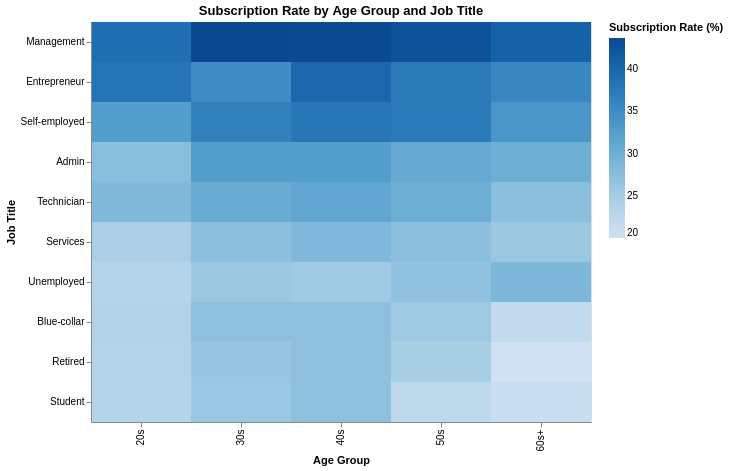

The notebook cell this image was saved under:
### Code cell
# Viz 4: Age vs Job Title Subscription Heatmap

# Bin age into decades
df['AgeBinLabel'] = pd.cut(
    df['Age'],
    bins=[20, 30, 40, 50, 60, 100],
    labels=['20s', '30s', '40s', '50s', '60s+'],
    right=False
)

# Pre-aggregate: subscription rate per age bin + job title
heatmap_data = (
    df.groupby(['AgeBinLabel', 'JobTitle'])['TermDepositSubscribed']
    .mean()
    .reset_index()
)
heatmap_data.columns = ['AgeBinLabel', 'JobTitle', 'SubscriptionRate']
heatmap_data['SubscriptionRate'] = (heatmap_data['SubscriptionRate'] * 100).round(1)

# Chart
chart_heatmap = alt.Chart(heatmap_data).mark_rect().encode(
    x=alt.X('AgeBinLabel:O', title='Age Group',
            sort=['20s', '30s', '40s', '50s', '60s+']),
    y=alt.Y('JobTitle:N', title='Job Title',
            sort=alt.EncodingSortField(field='SubscriptionRate', op='mean', order='descending')),
    color=alt.Color(
        'SubscriptionRate:Q',
        title='Subscription Rate (%)',
        scale=alt.Scale(scheme='blues')   # darker = higher subscription rate
    ),
    tooltip=[
        alt.Tooltip('AgeBinLabel:O', title='Age Group'),
        alt.Tooltip('JobTitle:N', title='Job Title'),
        alt.Tooltip('SubscriptionRate:Q', title='Subscription Rate (%)')
    ]
).properties(
    title='Subscription Rate by Age Group and Job Title',
    width=500,
    height=400
)

chart_heatmap.save('../visualizations/Chart4.html')
chart_heatmap

### Figure 1 — Vega-Lite specification as saved in the notebook (floating-point values rounded to 4 significant figures)
{"config": {"view": {"continuousWidth": 300, "continuousHeight": 300}}, "data": {"name": "data-7d9d08ed57a407ad727364a7b66a5882"}, "mark": {"type": "rect"}, "encoding": {"color": {"field": "SubscriptionRate", "scale": {"scheme": "blues"}, "title": "Subscription Rate (%)", "type": "quantitative"}, "tooltip": [{"field": "AgeBinLabel", "title": "Age Group", "type": "ordinal"}, {"field": "JobTitle", "title": "Job Title", "type": "nominal"}, {"field": "SubscriptionRate", "title": "Subscription Rate (%)", "type": "quantitative"}], "x": {"field": "AgeBinLabel", "sort": ["20s", "30s", "40s", "50s", "60s+"], "title": "Age Group", "type": "ordinal"}, "y": {"field": "JobTitle", "sort": {"field": "SubscriptionRate", "op": "mean", "order": "descending"}, "title": "Job Title", "type": "nominal"}}, "height": 400, "title": "Subscription Rate by Age Group and Job Title", "width": 500, "$schema": "https://vega.github.io/schema/vega-lite/v6.1.0.json", "datasets": {"data-7d9d08ed57a407ad727364a7b66a5882": [{"AgeBinLabel": "20s", "JobTitle": "Admin", "SubscriptionRate": 27.6}, {"AgeBinLabel": "20s", "JobTitle": "Blue-collar", "SubscriptionRate": 23.7}, {"AgeBinLabel": "20s", "JobTitle": "Entrepreneur", "SubscriptionRate": 38.2}, {"AgeBinLabel": "20s", "JobTitle": "Management", "SubscriptionRate": 38.9}, {"AgeBinLabel": "20s", "JobTitle": "Retired", "SubscriptionRate": 23.6}, {"AgeBinLabel": "20s", "JobTitle": "Self-employed", "SubscriptionRate": 32.6}, {"AgeBinLabel": "20s", "JobTitle": "Services", "SubscriptionRate": 24.4}, {"AgeBinLabel": "20s", "JobTitle": "Student", "SubscriptionRate": 23.4}, {"AgeBinLabel": "20s", "JobTitle": "Technician", "SubscriptionRate": 28.3}, {"AgeBinLabel": "20s", "JobTitle": "Unemployed", "SubscriptionRate": 23.4}, {"AgeBinLabel": "30s", "JobTitle": "Admin", "SubscriptionRate": 32.6}, {"AgeBinLabel": "30s", "JobTitle": "Blue-collar", "SubscriptionRate": 27.2}, {"AgeBinLabel": "30s", "JobTitle": "Entrepreneur", "SubscriptionRate": 35.0}, {"AgeBinLabel": "30s", "JobTitle": "Management", "SubscriptionRate": 43.7}, {"AgeBinLabel": "30s", "JobTitle": "Retired", "SubscriptionRate": 26.3}, {"AgeBinLabel": "30s", "JobTitle": "Self-employed", "SubscriptionRate": 36.6}, {"AgeBinLabel": "30s", "JobTitle": "Services", "SubscriptionRate": 27.4}, {"AgeBinLabel": "30s", "JobTitle": "Student", "SubscriptionRate": 26.1}, {"AgeBinLabel": "30s", "JobTitle": "Technician", "SubscriptionRate": 30.6}, {"AgeBinLabel": "30s", "JobTitle": "Unemployed", "SubscriptionRate": 26.0}, {"AgeBinLabel": "40s", "JobTitle": "Admin", "SubscriptionRate": 32.6}, {"AgeBinLabel": "40s", "JobTitle": "Blue-collar", "SubscriptionRate": 27.2}, {"AgeBinLabel": "40s", "JobTitle": "Entrepreneur", "SubscriptionRate": 39.9}, {"AgeBinLabel": "40s", "JobTitle": "Management", "SubscriptionRate": 43.6}, {"AgeBinLabel": "40s", "JobTitle": "Retired", "SubscriptionRate": 27.1}, {"AgeBinLabel": "40s", "JobTitle": "Self-employed", "SubscriptionRate": 38.0}, {"AgeBinLabel": "40s", "JobTitle": "Services", "SubscriptionRate": 28.5}, {"AgeBinLabel": "40s", "JobTitle": "Student", "SubscriptionRate": 27.3}, {"AgeBinLabel": "40s", "JobTitle": "Technician", "SubscriptionRate": 31.2}, {"AgeBinLabel": "40s", "JobTitle": "Unemployed", "SubscriptionRate": 25.5}, {"AgeBinLabel": "50s", "JobTitle": "Admin", "SubscriptionRate": 30.8}, {"AgeBinLabel": "50s", "JobTitle": "Blue-collar", "SubscriptionRate": 25.6}, {"AgeBinLabel": "50s", "JobTitle": "Entrepreneur", "SubscriptionRate": 37.4}, {"AgeBinLabel": "50s", "JobTitle": "Management", "SubscriptionRate": 42.5}, {"AgeBinLabel": "50s", "JobTitle": "Retired", "SubscriptionRate": 24.6}, {"AgeBinLabel": "50s", "JobTitle": "Self-employed", "SubscriptionRate": 37.5}, {"AgeBinLabel": "50s", "JobTitle": "Services", "SubscriptionRate": 27.5}, {"AgeBinLabel": "50s", "JobTitle": "Student", "SubscriptionRate": 22.2}, {"AgeBinLabel": "50s", "JobTitle": "Technician", "SubscriptionRate": 30.1}, {"AgeBinLabel": "50s", "JobTitle": "Unemployed", "SubscriptionRate": 26.9}, {"AgeBinLabel": "60s+", "JobTitle": "Admin", "SubscriptionRate": 30.1}, {"AgeBinLabel": "60s+", "JobTitle": "Blue-collar", "SubscriptionRate": 21.7}, {"AgeBinLabel": "60s+", "JobTitle": "Entrepreneur", "SubscriptionRate": 35.8}, {"AgeBinLabel": "60s+", "JobTitle": "Management", "SubscriptionRate": 40.6}, {"AgeBinLabel": "60s+", "JobTitle": "Retired", "SubscriptionRate": 20.0}, {"AgeBinLabel": "60s+", "JobTitle": "Self-employed", "SubscriptionRate": 33.6}, {"AgeBinLabel": "60s+", "JobTitle": "Services", "SubscriptionRate": 26.0}, {"AgeBinLabel": "60s+", "JobTitle": "Student", "SubscriptionRate": 20.8}, {"AgeBinLabel": "60s+", "JobTitle": "Technician", "SubscriptionRate": 27.5}, {"AgeBinLabel": "60s+", "JobTitle": "Unemployed", "SubscriptionRate": 28.7}]}}
